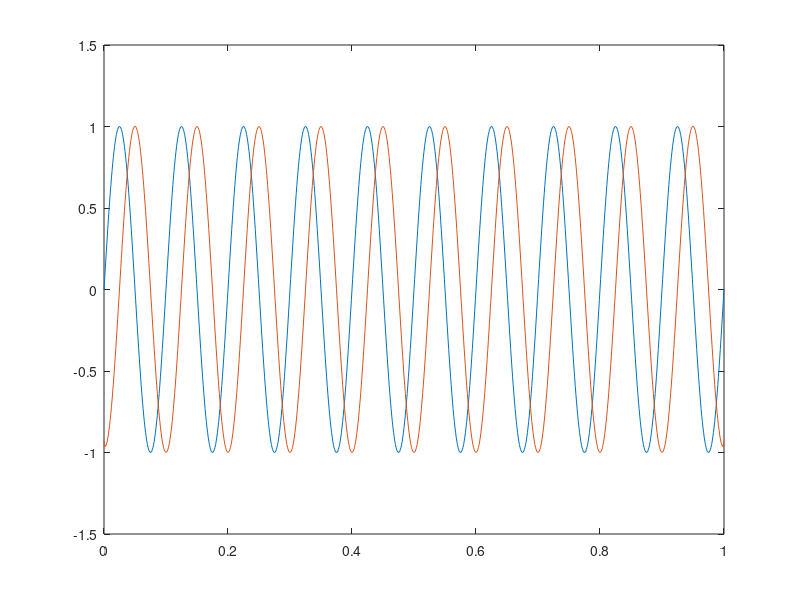
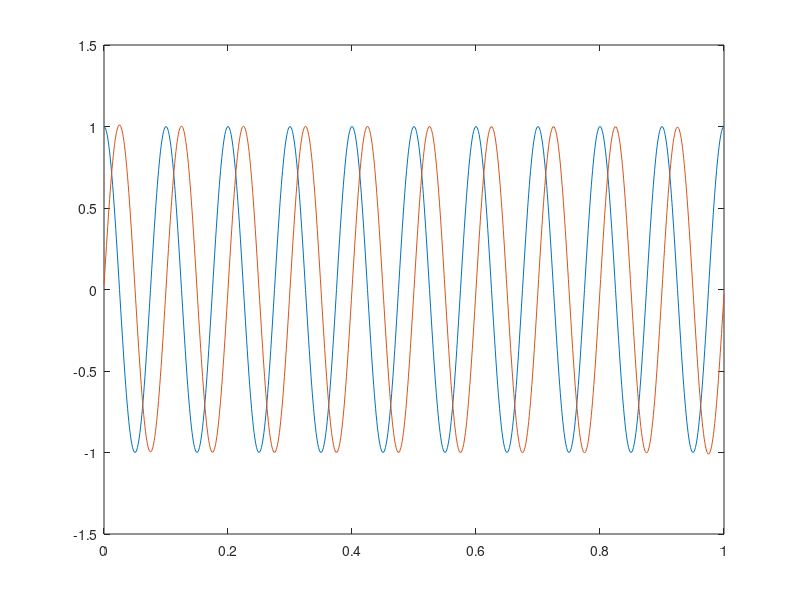

Here is the MATLAB script that generated these plots, in order: (Note: this script raises an error after producing the figures.)
% before running this look at the help files for aec and hilbert
%
t=0:.001:1; %make a time axis
f=10; %we will make a 10 Hz signal
s=sin(2*pi*f*t); %10 Hz sine wave
figure
plot(t,s)
%% hilbert transform of sine and cosine
h=hilbert(s);%run hilbert
plot(t,real(h),t,imag(h))%note that the real part is s and the imaginary part is a negative cosine
c=cos(2*pi*f*t);%now try a cosine
h2=hilbert(c);
figure
plot(t,real(h2),t,imag(h2))%note that the imag part is a sine
cm90=phsrot(c,-90);%rotate the cosine by -90 degrees in phase
plot(t,real(h2),t,imag(h2),t,cm90,'r.')%so we see that the Hilbert transform is a -90 phase rotation
env=sqrt(real(h2).^2+imag(h2).^2);%the envelope is computed from h2
plot(t,real(h2),t,imag(h2),t,cm90,'r.',t,env)%note env is about 1.0. Why?
%% hilbert of a wavelet and construction of the envelope
[w,tw]=wavemin(.001,20,.2);%make a wavelet
h=hilbert(w);
figure
plot(tw,real(h),tw,imag(h))
env=abs(h);%the smart way to compute the envelope
plot(tw,real(h),tw,imag(h),tw,env)%display envelope on top of wavelet and its Hilbert transform
plot(tw,real(h),tw,imag(h),tw,env,'r',tw,-env,'r')%plot both env and -env
hold
plot(tw,phsrot(w,45),tw,phsrot(w,-70),tw,phsrot(w,120))%demonstrate that phase rotations stay inside the envelope
%%
% hilbert transform of a convolutional trace
[r,t]=reflec(1,.001);% make a reflectivity
s=convm(r,w);%a convolutional trace
env=abs(hilbert(s));%envelope the easy way
figure
plot(t,s,t,env,'r',t,-env,'r')%see how the envelope contains the trace
s2=s.*exp(-4*t);%apply some decay to the trace
figure
plot(t,s2)
env=abs(hilbert(s2));%calculate the envelope
plot(t,s2,t,env,'r',t,-env,'r')
envsmo=convz(env,ones(1,1))/1;%smooth the envelope with a 50 mil smoother
plot(t,s2,t,envsmo,'r',t,-envsmo,'r')
saec=s2./envsmo;%agc correction
subplot(2,1,2)
plot(t,saec)
title('after aec')
subplot(2,1,1)
plot(t,s2,t,envsmo,'r',t,-envsmo,'r')
title('decaying trace and it''s smoothed envelope')
